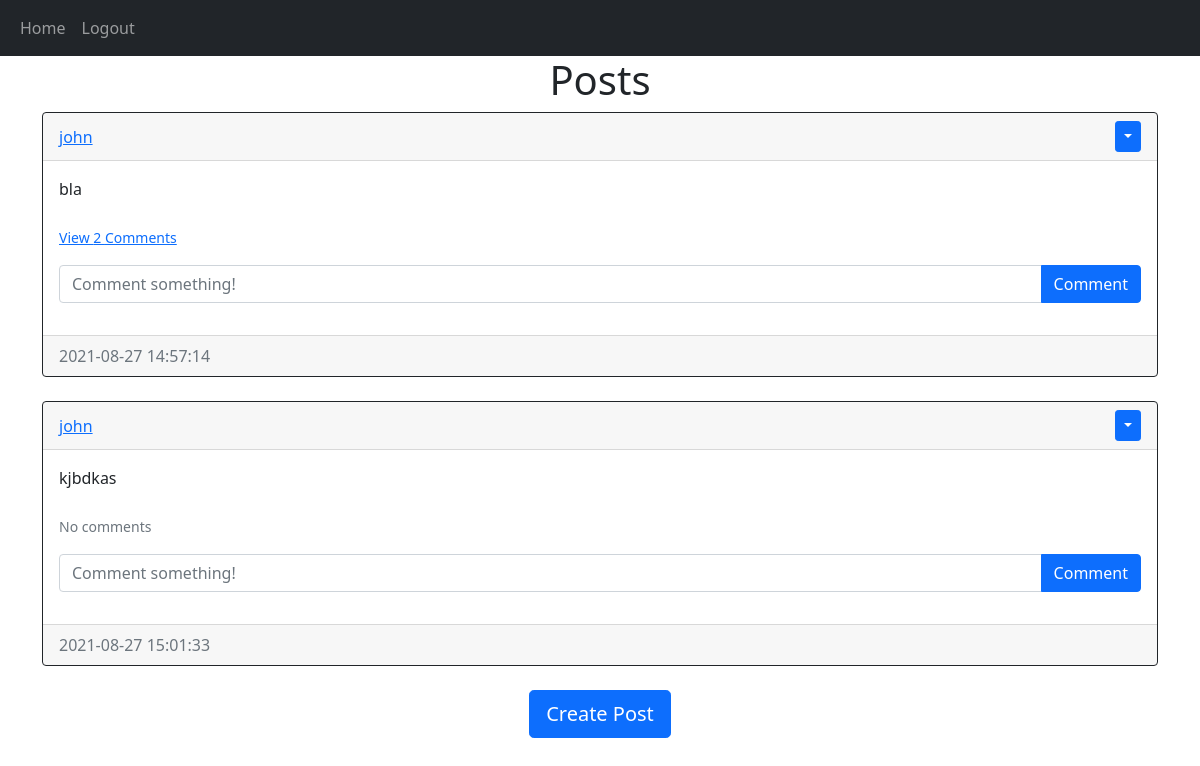
The page /home (signed in) on the database as committed earlier.
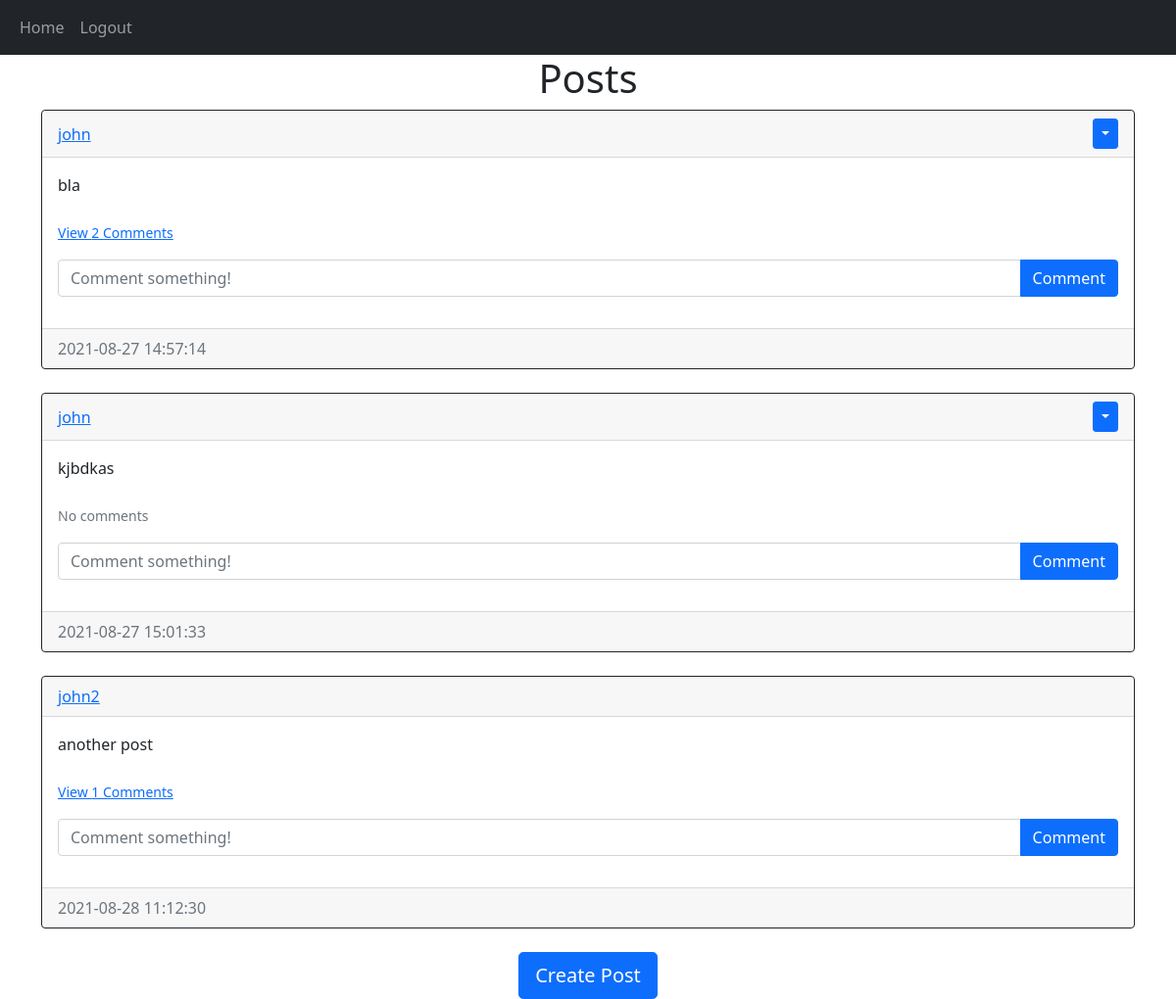
The same page on the database as committed later.
### website/models.py (models this page shows)
class Post(db.Model):
    id = db.Column(db.Integer, primary_key=True)
    text = db.Column(db.Text, nullable=False)
    date_created =  db.Column(db.DateTime(timezone=True), default=func.now())
    author = db.Column(db.Integer, db.ForeignKey('user.id', ondelete='CASCADE'), nullable=False)  # ondelete="CASCADE" deletes the post if user is deleted
    comments = db.relationship('Comment', backref='post', passive_deletes=True)

class User(db.Model, UserMixin):
    id = db.Column(db.Integer, primary_key=True)
    email = db.Column(db.String(150), unique=True)
    username = db.Column(db.String(150), unique=True)
    password = db.Column(db.String(150))
    date_created =  db.Column(db.DateTime(timezone=True), default=func.now())
    posts = db.relationship('Post', backref='user', passive_deletes=True)
    comments = db.relationship('Comment', backref='user', passive_deletes=True)

### website/views.py (the view)
@views.route('/')
@views.route('/home')
@login_required
def home():
    posts = Post.query.all()
    return render_template('home.html', user=current_user, posts=posts)

### website/__init__.py (called while the page is built)
def create_app():
    app  = Flask(__name__)
    app.config['SECRET_KEY'] = 'helloworld'
    app.config['SQLALCHEMY_DATABASE_URI'] = f'sqlite:///{DB_NAME}'
    db.init_app(app)
    from .views import views
    from .auth import auth
    app.register_blueprint(views, url_prefix="/")
    app.register_blueprint(auth, url_prefix="/")
    from .models import User, Post, Comment
    create_database(app)
    login_manager = LoginManager()
    login_manager.login_view = "auth.login"
    login_manager.init_app(app)
    @login_manager.user_loader
    def load_user(id):
        return User.query.get(int(id))
    return  app

### website/templates/home.html (shortened to what this page needs)
{% extends "posts_div.html" %}

### website/templates/posts_div.html (shortened to what this page needs)
{% extends "base.html" %}
{% block content %}
<h1 align="center">{% block header %}Posts{% endblock %}</h1>
<div id="posts">
    {% for post in posts %}
    <div class="card border-dark">
        <div class="card-header d-flex justify-content-between align-items-center">
            <a href="/posts/{{post.user.username}}">{{post.user.username}}</a>
            {% if user.id == post.author %}
            <div class="brn-group">
                <button type="button" class="btn btn-sm btn-primary dropdown-toggle" data-bs-toggle="dropdown"></button>
            </div>
            {% endif %}
        </div>
        <div class="card-body">
            <div class="card-text">{{post.text}}</div>
            <br />
            <p class="card-text">
                {% if post.comments|length > 0 %}
                    <a data-bs-toggle="collapse" href="#comments-{{post.id}}" role="button">
                    <small>View {{ post.comments|length }} Comments</small>
                    </a>
                {% else %}
                    <small class="text-muted">No comments</small>
                {% endif %}
            </p>
            <form class="input-group mb-3" method='POST' action='/create-comment/{{post.id}}'>
                <input type='text' id='text' name='text' class='form-control' placeholder="Comment something!">
                <button type="submit" class="btn btn-primary">Comment</button>
            </form>
        </div>
        <div class="card-footer text-muted">{{post.date_created}}</div>
    </div>
    <br />
    {% endfor %}
</div>
{% block footer %}
<div align='center'>
    <a href="/create-post"><button type='button' class="btn btn-primary btn-lg">Create Post</button></a>
</div>
{% endblock%}
{% endblock %}

### website/templates/base.html (shortened to what this page needs)
<!DOCTYPE html>
<html lang="en">
<head>
    <link href="https://cdn.jsdelivr.net/npm/bootstrap@5.0.2/dist/css/bootstrap.min.css" rel="stylesheet">
</head>
<body>
    <nav class='navbar navbar-expand-lg navbar-dark bg-dark'>
        <div class='container-fluid'>
            <div class="collapse navbar-collapse" id="navbar">
                <div class="navbar-nav">
                    <a class="nav-item nav-link" href="/home">Home</a>
                {% if user.is_authenticated %}
                    <a class="nav-item nav-link" href="/logout">Logout</a>
                {% else %}
                    <a class="nav-item nav-link" href="/login">Login</a>
                    <a class="nav-item nav-link" href="/sign-up">Sign up</a>
                {% endif %}
                </div>
            </div>
        </div>
    </nav>
    <div class="container">
        {% block content %}{% endblock %}
    </div>
</body>
</html>

Rows that differ between the two databases and show on the page:
added Post: user.username "john2", text "another post", comments|length "1", date_created "2021-08-28 11:12:30"
